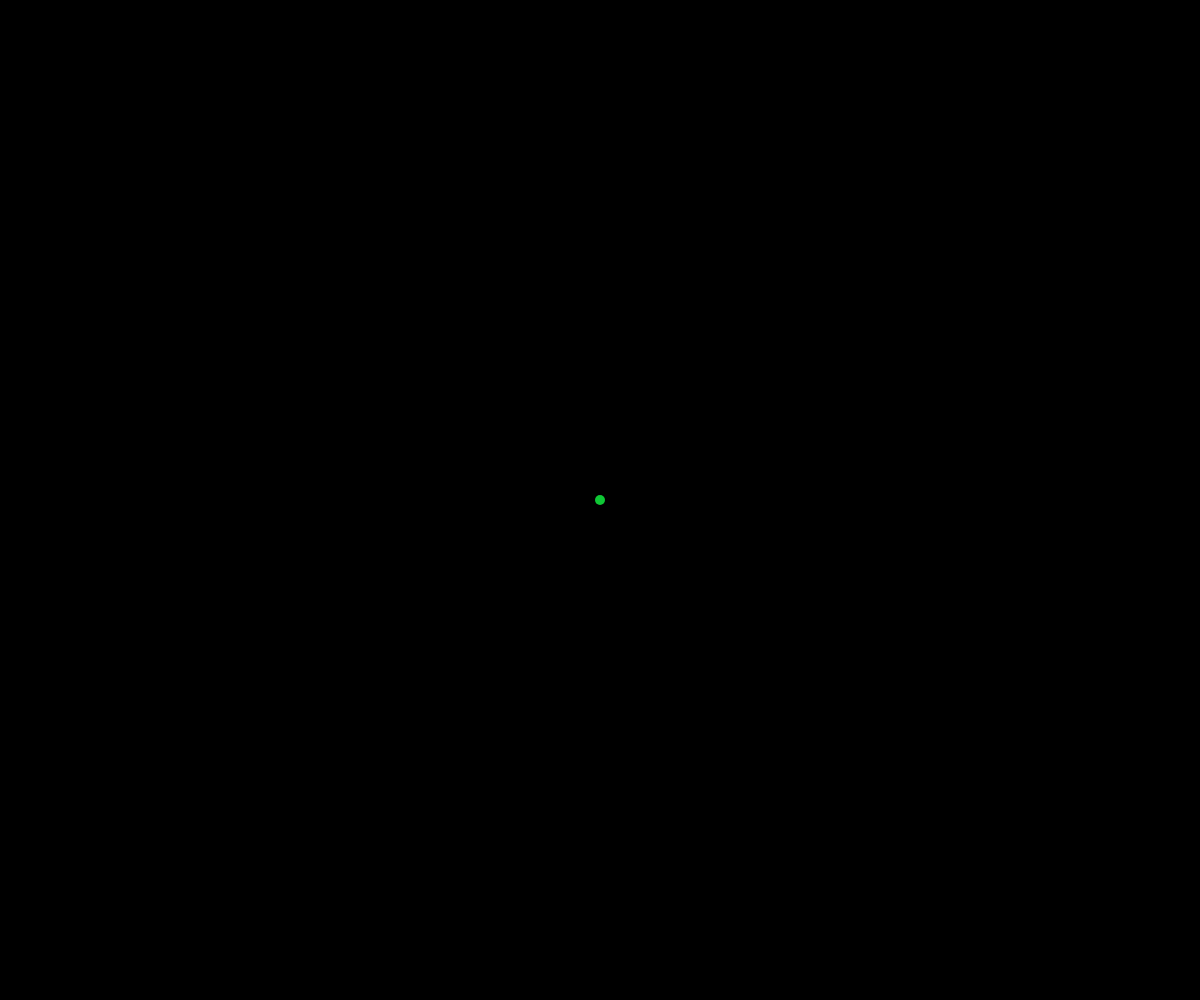
Frame 1 (no input)
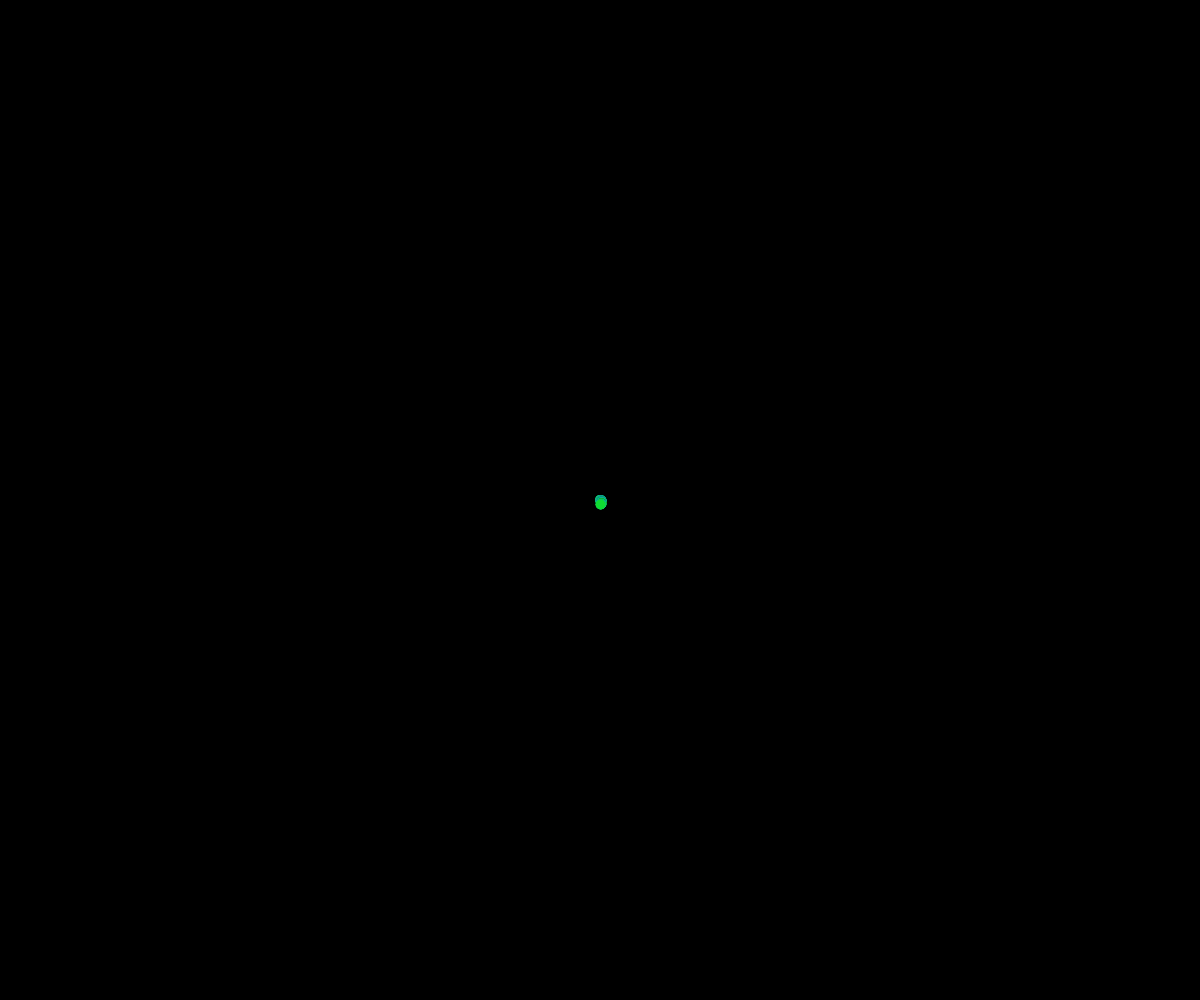
Frame 60 (no input)
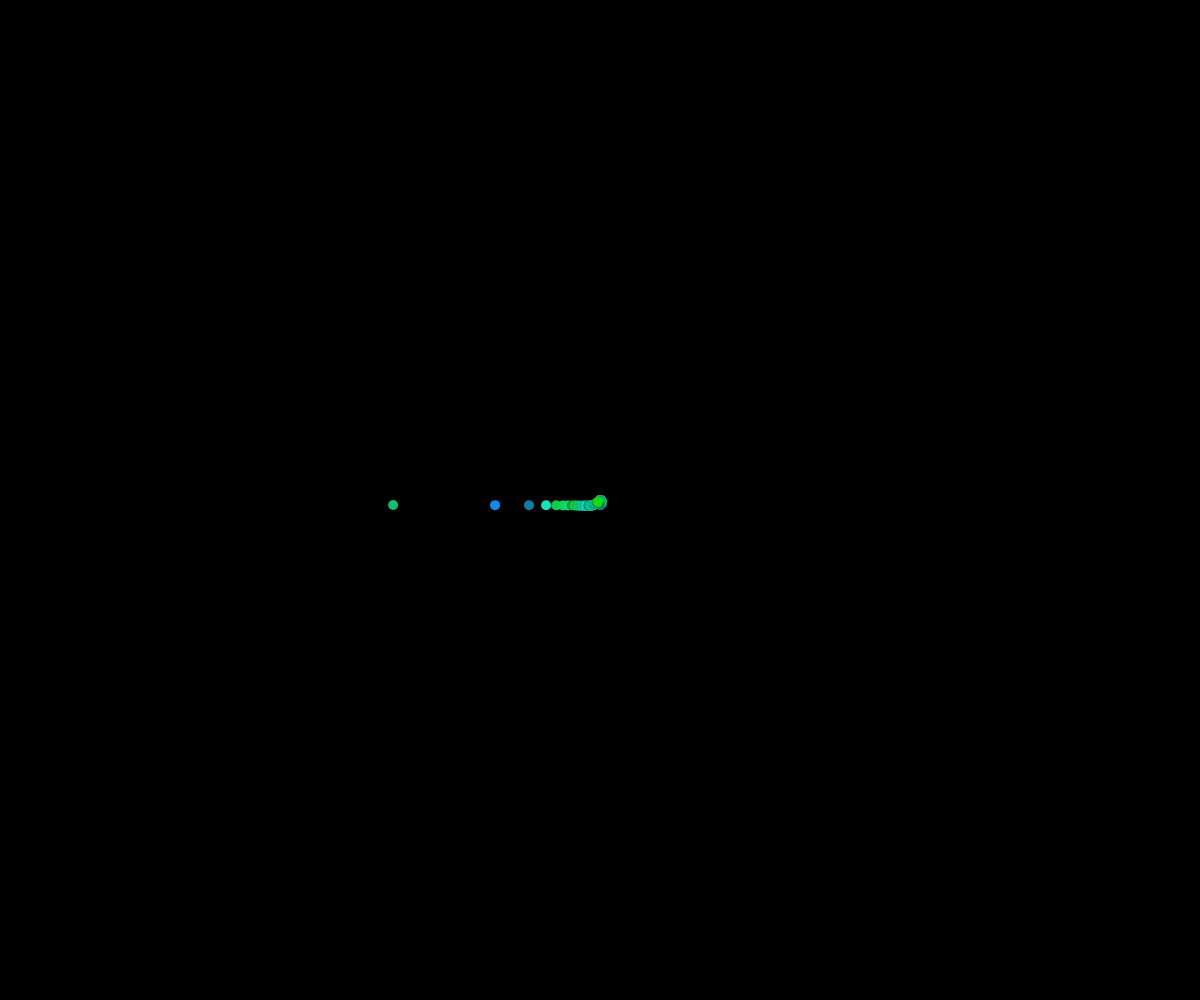
Frame 120 (the mouse pressed at the canvas centre since frame 60)

The p5.js sketch that drew these frames (run headless with seeded random() and noise() and a simulated clock; from frame 60 on, the mouse is pressed at the canvas centre):

// p5.js sketch
// ── sketch.js
var obj_pos = {r: 0, theta: 0};
var cart_coor;
var diam = 10;

function setup(){
  createCanvas(windowWidth,windowHeight);
  background(0);
  frameRate(320);

  //polar coord (r,theta)
  //obj_pos = createVector(0,0);
  cart_coor = createVector(0,0);
}

function draw(){

  //obj_pos.x --> r
  //obj_pos.y --> theta
  cart_coor.x = obj_pos.r * cos(obj_pos.theta);
  cart_coor.y = obj_pos.r * sin(obj_pos.theta);

  if (cart_coor.x > 100) {
    cart_coor.x = obj_pos.r * sin(obj_pos.theta);
  } else if (cart_coor.x < 0) {
    cart_coor.x = obj_pos.r * tan(obj_pos.theta)
  }

  if (cart_coor.y > 100) {
    cart_coor.y = obj_pos.r * cos(obj_pos.theta);
  } else if (cart_coor.y < 0) {
    cart_coor.y = obj_pos.r * tan(obj_pos.theta)
  }

  if (cart_coor.y > 100) {
    diam = diam + diam;
  }

  push();
  noStroke();
  fill(15, random(120,230), random(255));
  translate(width/2, height/2);
  //line(0,0, cart_coor.x, cart_coor.y);
  ellipse(cart_coor.x, cart_coor.y, diam);

  pop();

  obj_pos.r += (diam*2)/256;
  obj_pos.theta += PI/128;

}
